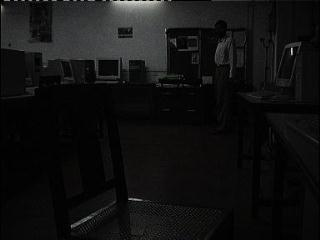
//> input picture HistogramEqualization/visitor.jpg, 320 x 240 px
$ ./HistogramEqualization visitor.jpg   (built with g++ and OpenCV 4)
//> lines starting //> are read from the running program, lines starting //| are printed output that depends on the picture; after the words box and inside, x2 and y2 are one past the last pixel; in counts of white or black regions, pixels touching at a corner belong together
#include <iostream>
#include <windows.h>
#include <opencv/cv.h>
#include <opencv/highgui.h>

IplImage* DrawHistogram(CvHistogram *hist,float scaleX,float  scaleY,CvScalar color)
{
    // Find the maximum value of the histogram to scale
    // other values accordingly
    float histMax = 0;
    cvGetMinMaxHistValue(hist, 0, &histMax, 0, 0);

    // Create a new blank image based on scaleX and scaleY
    IplImage* imgHist = cvCreateImage(cvSize(256*scaleX, 64*scaleY), 8 ,1);
    cvZero(imgHist);

    // Go through each bin
    for(int i=0;i<255;i++)
    {
        float histValue = cvQueryHistValue_1D(hist, i);		// Get value for the current bin...
        float nextValue = cvQueryHistValue_1D(hist, i+1);	// ... and the next bin

        // Calculate the four points of the polygon that these two
        // bins enclose
        CvPoint pt1 = cvPoint(i*scaleX, 64*scaleY);
        CvPoint pt2 = cvPoint(i*scaleX+scaleX, 64*scaleY);
        CvPoint pt3 = cvPoint(i*scaleX+scaleX, (64-nextValue*64/histMax)*scaleY);
        CvPoint pt4 = cvPoint(i*scaleX, (64-histValue*64/histMax)*scaleY);

        // A close convex polygon
        int numPts = 5;
        CvPoint pts[] = {pt1, pt2, pt3, pt4, pt1};

        // Draw it to the image
        cvFillConvexPoly(imgHist, pts, numPts, cvScalar(255));
    }

    // Return it... make sure you delete it once you're done!
    return imgHist;
}

int main(int argc, char *argv[])
{
    IplImage* img = 0;
    int height,width,step,channels;
    uchar *data;
    // load an image
    img=cvLoadImage("visitor.jpg");
//> img is the input picture: 240 rows x 320 cols, CV_8UC3; mean B, G, R 17.5, 17.7, 17.6
    if(!img){
    printf("Could not load image file: %s\n",argv[1]);
    exit(0);
    }

    //RgbImage image(img);
    // get the image data
    height    = img->height;
//> height = 240
    width     = img->width;
//> width = 320
    step      = img->widthStep;
//> step = 960
    channels  = img->nChannels;
//> channels = 3
    data      = (uchar *)img->imageData;

    /* create new image for the grayscale version */

    IplImage *dst = cvCreateImage( cvSize( width, height ), IPL_DEPTH_8U, 1 );
    /* CV_RGB2GRAY: convert RGB image to grayscale */
    cvCvtColor( img, dst, CV_RGB2GRAY );

    // create a window
    cvNamedWindow("inputImage", CV_WINDOW_AUTOSIZE);
    cvMoveWindow("inputImage", 100, 100);

    cvShowImage("inputImage", dst );

    //now start declaring histograms
    int hist_size = 256;
    float range[] = {0,256};
    float *ranges[] = {range};

    IplImage *grey_img, *grey_histogram;
    CvHistogram* hist_grey = cvCreateHist(1, &hist_size, CV_HIST_ARRAY, ranges, 1);

    //now calculate imageHistogram
    cvCalcHist( &dst, hist_grey, 0, NULL );

    //now create a image and show histogram in it
    CvScalar grey=cvScalar(1.0,1.0,1.0);
    IplImage* imgHistgrey = DrawHistogram(hist_grey,1.0,1.0,grey);
//> after the loop in DrawHistogram, `for(int i=0;i<255;i++)`:
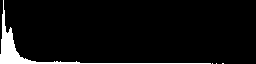
//> imgHist: 64 rows x 256 cols, CV_8UC1; 5.4% white; 4 white regions (3 under 20 px), largest, box (x1, y1, x2, y2) and area: (0, 0, 211, 64) 879
    cvNamedWindow("inputHistogram", CV_WINDOW_AUTOSIZE);
    cvMoveWindow("inputHistogram", 260,260 );
    cvShowImage("inputHistogram",imgHistgrey);

    //calculating cdf
    int cdf[256];
    for (int i=0;i<256;i++)
    {
       cdf[i]=cvQueryHistValue_1D(hist_grey,i);
    }
    //now accummulate
    int cdfMin=0;
    for(int i=1;i<256;i++)
    {
      cdf[i]=cdf[i]+cdf[i-1];
        std::cout<<cdf[i-1]<<"\t";
    }
//> after the loop, cdf = 256 values from 715 to 76800
    std::cout<<cdf[255]<<"\t";
//| 76800
    for(int i=0;i<256;i++)
      if(cdf[i]!=0)
      {
          cdfMin=cdf[i];
          std::cout<<"\n cdf min : "<<cdfMin;
          break;
      }


    IplImage *final = cvCreateImage( cvSize( width, height ), IPL_DEPTH_8U, 1 );

    for(int i=0; i<height;i++)
      for(int j=0;j<width;j++)
      {
          uchar val = dst->imageData [i * dst->widthStep + j] ;
          double numerator =cdf [ val ] - cdfMin;
          double den = (dst->width * dst->height) - cdfMin;
          double temp =numerator / den;
          int pixelValue =(int)((temp * 255) );

          final->imageData[i*dst->widthStep+j]=(char)pixelValue;
      }
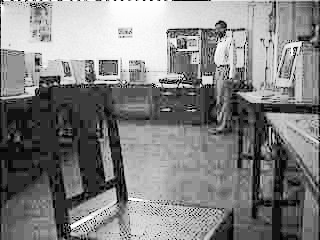
//> final: 240 rows x 320 cols, CV_8UC1; min 0, max 255, mean 130.8

    cvNamedWindow("ResultImage", CV_WINDOW_AUTOSIZE);
    cvMoveWindow("ResultImage", 300, 300);
    cvShowImage("ResultImage", final );

    //creating hiostogram fr final
    IplImage *res_img, *res_histogram;
    CvHistogram* res_grey = cvCreateHist(1, &hist_size, CV_HIST_ARRAY, ranges, 1);

    //now calculate imageHistogram
    cvCalcHist( &final, res_grey, 0, NULL );

    //now create a image and show histogram in it
    IplImage* imgHistRes = DrawHistogram(res_grey,1.0,1.0,grey);
//> call 2 of DrawHistogram, with scaleX = 1, scaleY = 1, color = Scalar(1, 1, 1)
//> after the loop in DrawHistogram (call 2), `for(int i=0;i<255;i++)`:
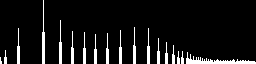
//> imgHist: 64 rows x 256 cols, CV_8UC1; 7.7% white; 18 white regions (1 under 20 px), largest, box (x1, y1, x2, y2) and area: (186, 52, 256, 64) 290, (42, 0, 45, 64) 128, (59, 20, 62, 64) 88
    cvNamedWindow("ResultHistogram", CV_WINDOW_AUTOSIZE);
    cvMoveWindow("ResultHistogram", 260,260 );
    cvShowImage("ResultHistogram",imgHistRes);


    // wait for a key
    cvWaitKey(0);

    // release the image
    cvReleaseImage(&img );

    return 0;
}
